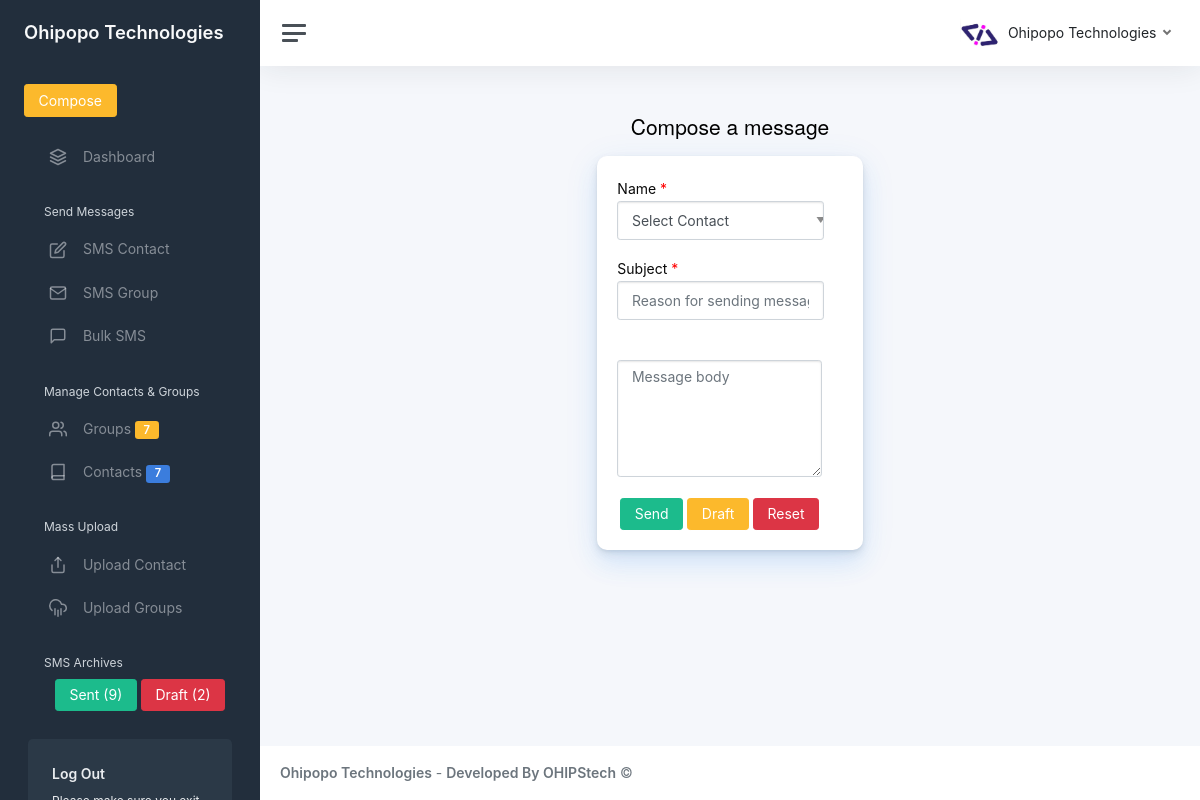
The app's page /message.php (signed in) with its own data.
### tables this page shows
CREATE TABLE `users` (
  `id` int(11) NOT NULL,
  `member_name` varchar(255) NOT NULL,
  `position` varchar(255) NOT NULL,
  `dob` date NOT NULL,
  `country` varchar(255) NOT NULL,
  `gender` varchar(255) NOT NULL,
  `address` varchar(255) NOT NULL,
  `hobbies` varchar(255) NOT NULL,
  `id_no` varchar(255) NOT NULL,
  `start_date` varchar(255) NOT NULL,
  `code` varchar(20) NOT NULL,
  `phone` varchar(20) NOT NULL,
  `image` mediumblob NOT NULL,
  `employee_id` mediumblob NOT NULL,
  `employee_application` varchar(255) NOT NULL,
  `surety_name` varchar(255) NOT NULL,
  `surety_occupation` varchar(255) NOT NULL,
  `surety_phone` varchar(50) NOT NULL,
  `surety_id` varchar(255) NOT NULL,
  `surety_relationship` varchar(50) NOT NULL,
  `surety_address` varchar(50) NOT NULL,
  `surety_agreement` varchar(50) NOT NULL,
  `username` varchar(100) NOT NULL,
  `password` varchar(255) NOT NULL,
  `other` varchar(255) NOT NULL,
  `isUser` int(255) NOT NULL
);

### message.php (the view, shortened to what this page needs)
<?php
	include "includes/head.php";
	include "includes/sidebar.php";
?>
<main class="content">
	<div class="container-fluid p-0">
		<div class="row">
            <div class="col-4"></div>
			<div class="col-4">
                <h1 class="h3 mb-3 text-center">Compose a message</h1>
				<div class="homeCard">
					<div class="card-body">
                        <div class="">
                            <div class="email-app">
                                <main>
                                    <form action="includes/server.php" method="POST">
                                        <div class="form-row mb-3">
                                            <div class="col col-sm-11">
                                                <label for="name">Name <span class="reqired">*</span></label>
                                                <select class="form-control" type="text" id="" placeholder="Search contact name" name="name" list="contact" required>
                                                    <option selected disabled>Select Contact</option>
                                                </select>
                                            </div>
                                        </div>
                                        <div class="form-row mb-3">
                                            <label for="subject">Subject<span class="reqired"> *</span></label>
                                            <div class="col-10 col-sm-11">
                                                <input type="text" class="form-control" name="subject" placeholder="Reason for sending message" required>
                                            </div>
                                        </div>
                                        <div class="row">
                                            <div class="col-sm-11 ml-auto">
                                                <div class="form-group mt-4">
                                                    <textarea class="form-control" id="message" name="content" rows="5" placeholder="Message body" required></textarea>
                                                </div>
                                                <br>
                                                <div class="form-group text-center">
                                                    <button type="submit" class="btn btn-success" name="send">Send</button>
                                                    <button type="submit" class="btn btn-warning" name="draft">Draft</button>
                                                    <button type="reset" class="btn btn-danger">Reset</button>
                                                </div>
                                            </div>
                                        </div>
                                    </form>
                                </main>
                            </div>
                        </div>
					</div>
				</div>
			</div>
		</div>
	</div>
</main>
<?php
	include "includes/footer.php";
?>

### includes/sidebar.php (shortened to what this page needs)
<?php
include 'database/config.php';
$user = $_SESSION['username'];
$query = "SELECT * from users WHERE username = '$user' LIMIT 1";
$result = mysqli_query($conn, $query);
$row = mysqli_fetch_assoc($result);
?>
<div class="wrapper">
		<nav id="sidebar" class="sidebar js-sidebar">
			<div class="sidebar-content js-simplebar">
				<a class="sidebar-brand" href="index.php">
					<span class="align-middle"><?php echo $row['member_name']?></span>
				</a>
				<a class="sidebar-brand" href="p_sms.php">
					<button type="delete" class="btn btn-warning">
						Compose
					</button>
				</a>
				<ul class="sidebar-nav">
					<li class="sidebar-item">
						<a class="sidebar-link" href="index.php">
							<i class="align-middle" data-feather="layers"></i> <span class="align-middle">Dashboard</span>
						</a>
					</li>
					<li class="sidebar-header">
						Send Messages
					</li>
					<li class="sidebar-item">
						<a class="sidebar-link" href="message.php">
							<i class="align-middle" data-feather="edit"></i> <span class="align-middle">SMS Contact</span>
						</a>
					</li>
					<li class="sidebar-item">
						<a class="sidebar-link" href="grp_sms.php">
							<i class="align-middle" data-feather="mail"></i> <span class="align-middle">SMS Group</span>
						</a>
					</li>
					<li class="sidebar-item">
						<a class="sidebar-link" href="bulk_sms.php">
							<i class="align-middle" data-feather="message-square"></i> <span class="align-middle">Bulk SMS</span>
						</a>
					</li>
					<li class="sidebar-header">
						Manage Contacts & Groups
					</li>
					<li class="sidebar-item">
						<a class="sidebar-link" href="add_groups.php?result=">
							<i class="align-middle" data-feather="users"></i>
							<span class="align-middle">
							<?php
								include 'database/config2.php';
								$grp = "SELECT * FROM groups WHERE others = 0";
								$grp_stm = $conn->prepare($grp);
								$grp_stm->execute();
								$grp_row = $grp_stm->rowCount();
							?>
								Groups <small class="badge bg-warning"><?php echo $grp_row ;?></small>
							</span>
						</a>
					</li>
					<li class="sidebar-item">
						<a class="sidebar-link" href="add_contacts.php?result=">
							<i class="align-middle" data-feather="book"></i>
							<span class="align-middle">
							<?php
							include 'database/config2.php';
							$mm = "SELECT * FROM contacts WHERE others = 0";
							$aa = $conn->prepare($mm);
							$aa->execute();
							$aacount = $aa->rowCount();
							?>
							Contacts <small class="badge bg-primary"><?php echo $aacount; ?></small>
							</span>
						</a>
					</li>
					<li class="sidebar-header">
						Mass Upload
					</li>
					<li class="sidebar-item">
						<a class="sidebar-link" href="upload_contacts.php">
							<i class="align-middle" data-feather="share"></i> <span class="align-middle">Upload Contact</span>
						</a>
					</li>
					<li class="sidebar-item">
						<a class="sidebar-link" href="add_contacts.php?result=">
							<i class="align-middle" data-feather="cloud-rain"></i> <span class="align-middle">Upload Groups</span>
						</a>
					</li>
					<li class="sidebar-header">
						SMS Archives
					</li>
					<li class="sidebar-item">
					<?php
						include 'database/config2.php';
						$sms = "SELECT * FROM messages WHERE is_sent = 1";
						$sms_stm = $conn->prepare($sms);
						$sms_stm->execute();
						$sms_row = $sms_stm->rowCount();
						$draft = "SELECT * FROM messages WHERE is_draft = 1";
						$draft_stm = $conn->prepare($draft);
						$draft_stm->execute();
						$draft_row = $draft_stm->rowCount();
					?>
						<div class="form-group text-center">
							<a href="sent_sms.php">
								<button type="submit" class="btn btn-success" name="">Sent (<?php echo $sms_row;?>)</button>
							</a>
							<a href="draft_sms.php">
								<button type="submit" class="btn btn-danger" name="">Draft (<?php echo $draft_row;?>)</button>
							</a>
						</div>
					</li>
				</ul>
				<div class="sidebar-cta">
					<div class="sidebar-cta-content">
						<strong class="d-inline-block mb-2">Log Out</strong>
						<div class="mb-3 text-sm">
						</div>
					</div>
				</div>
			</div>
		</nav>
		<div class="main">
			<nav class="navbar navbar-expand navbar-light navbar-bg">
				<a class="sidebar-toggle js-sidebar-toggle">
					<i class="hamburger align-self-center"></i>
				</a>
				<div class="navbar-collapse collapse">
					<ul class="navbar-nav navbar-align">
						<li class="nav-item dropdown">
							<a class="nav-link dropdown-toggle d-none d-sm-inline-block" href="#" data-bs-toggle="dropdown">
								<img src="img/employee/<?php echo $row['image']?>" class="avatar img-fluid rounded me-1" alt="Charles Hall" /> <span class="text-dark"><?php echo $row['member_name']?></span>
							</a>
						</li>
					</ul>
				</div>
			</nav>

### includes/footer.php (shortened to what this page needs)
			<footer class="footer">
				<div class="container-fluid">
					<div class="row text-muted">
						<div class="col-6 text-start">
							<p class="mb-0">
								<a class="text-muted" href="#" target="_blank"><strong><?php echo $row['member_name']?></strong></a> - <a class="text-muted" href="https://tech.ohipopo.com/" target="_blank"><strong>Developed By OHIPStech</strong></a>								&copy;
							</p>
						</div>
					</div>
				</div>
			</footer>
		</div>
	</div>
</body>
</html>

### css/custom.css (style rules this page uses)
.reqired { color: red; }
.homeCard { background-color: #fff; border-radius: 10px; border: none; position: relative; margin-bottom: 30px; box-shadow: 0 0.46875rem 2.1875rem rgb(45 136 239 / 10%), 0 0.9375rem 1.40625rem rgb(71 157 255 / 10%), 0 0.25rem 0.53125rem rgb(90 97 105 / 12%), 0 0.125rem 0.1875rem rgb(90 97 105 / 10%); padding: 20px; }

### records on screen
users: member_name "Ohipopo Technologies", image (picture)

### other values on screen
$grp_row "7"
$aacount "7"
$sms_row "9"
$draft_row "2"
